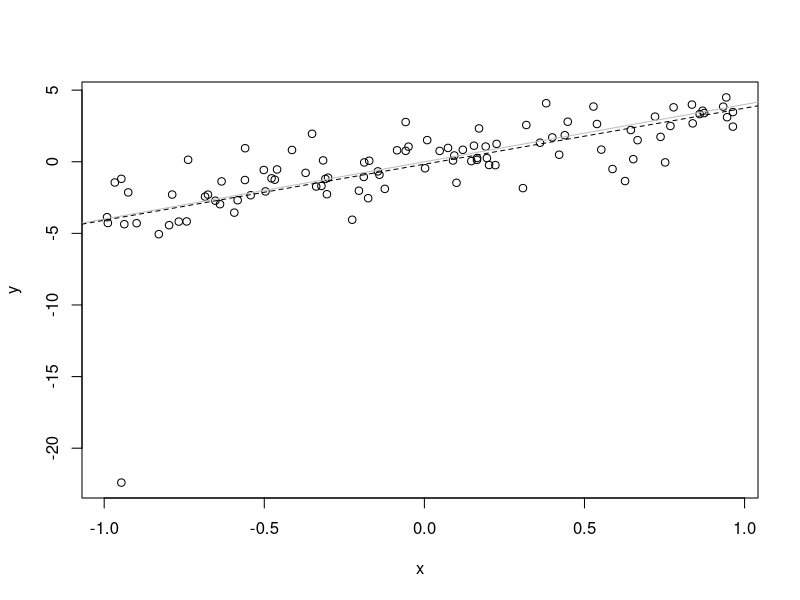
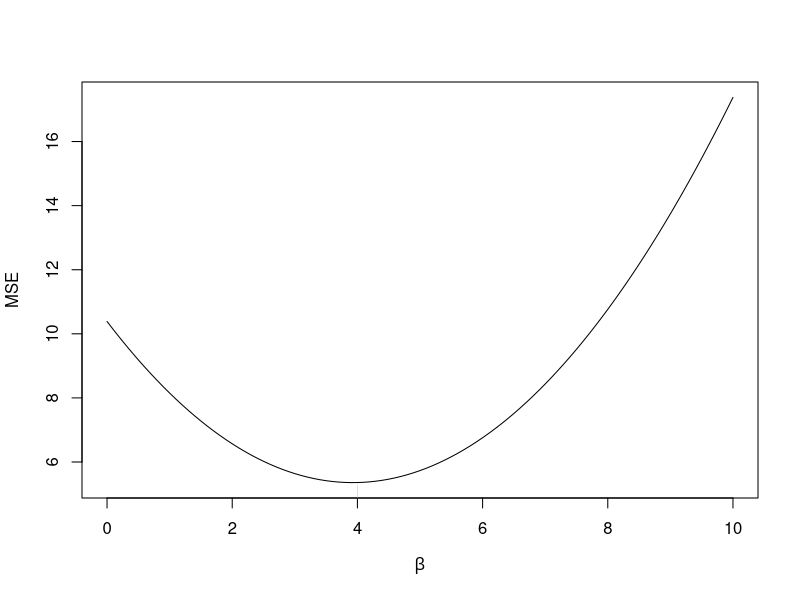
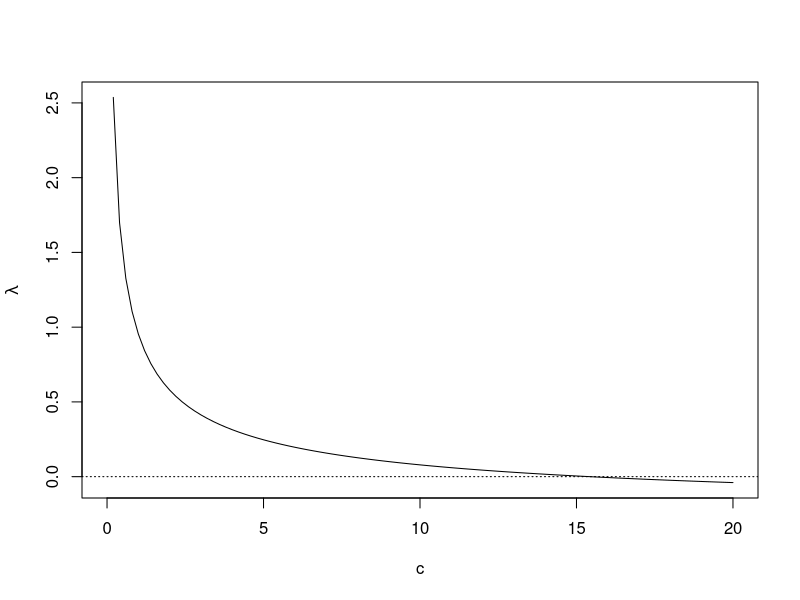
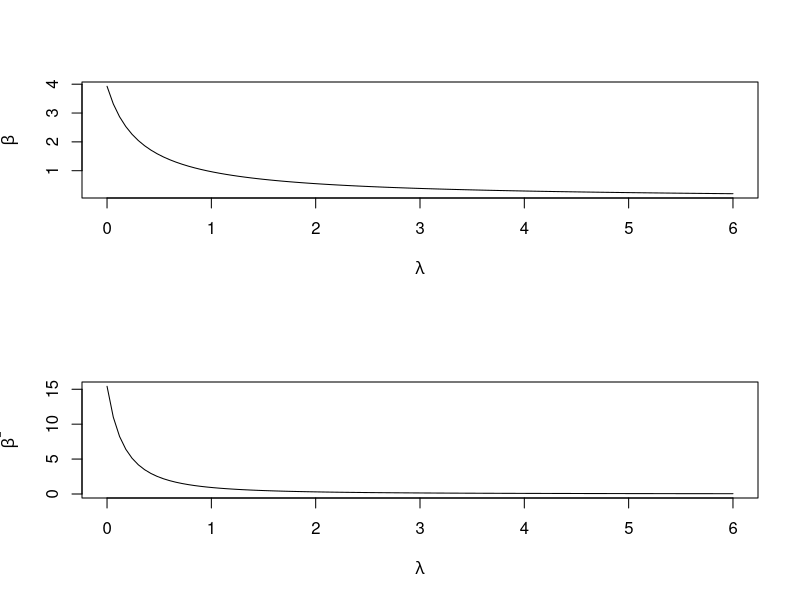

R code for these plots, in order:
## ----include=FALSE------------------------------------------------------------
##### _Advanced Data Analysis from an Elementary Point of View_ #####
# R code for the chapter "Optimization"
# Please do not re-distribute or use without attribution
# http://www.stat.cmu.edu/~cshalizi/ADAfaEPoV/




## -----------------------------------------------------------------------------
my.newton = function(f,f.prime,f.prime2,beta0,tolerance=1e-3,max.iter=50) {
  beta = beta0
  old.f = f(beta)
  iterations = 0
  made.changes = TRUE
  while(made.changes & (iterations < max.iter)) {
   iterations <- iterations +1
   made.changes <- FALSE
   new.beta = beta - f.prime(beta)/f.prime2(beta)
   new.f = f(new.beta)
   relative.change = abs(new.f - old.f)/old.f -1
   made.changes = (relative.changes > tolerance)
   beta = new.beta
   old.f = new.f
  }
  if (made.changes) {
    warning("Newton's method terminated before convergence")
  }
  return(list(minimum=beta,value=f(beta),deriv=f.prime(beta),
              deriv2=f.prime2(beta),iterations=iterations,
              converged=!made.changes))
}


## ----regression-through-origin-scatterplot,echo=FALSE-------------------------
x <- runif(n=100,min=-1,max=1)
beta.true <- 4
y <- beta.true*x + rt(n=100,df=2)
plot(y~x)
abline(0,beta.true,col="grey")
abline(lm(y~x),lty=2)



## ----mse-curve,echo=FALSE,out.width="0.5\\textwidth"--------------------------
demo.mse <- function(b) { return(mean((y-b*x)^2)) }
curve(Vectorize(demo.mse)(x),from=0,to=10,xlab=expression(beta),ylab="MSE")
rug(x=beta.true,side=1,col="grey")



## ----lambda-vs-constraint,echo=FALSE,width="0.5\\textwidth"-------------------
lambda.from.c <- function(c) { mean(x*y)/sqrt(c) - mean(x^2) }
curve(lambda.from.c(x),from=0,to=20,xlab="c",ylab=expression(lambda))
abline(h=0, lty="dotted")



## ----penalized-beta-and-beta-squared, echo=FALSE------------------------------
par(mfrow=c(2,1))
beta.from.lambda <- function(l) { return(mean(x*y)/(l+mean(x^2))) }
curve(beta.from.lambda(x),from=0,to=6,
  xlab=expression(lambda),ylab=expression(tilde(beta)))
curve(beta.from.lambda(x)^2,from=0,to=6,
  xlab=expression(lambda),ylab=expression(tilde(beta)^2))
par(mfrow=c(1,1))

